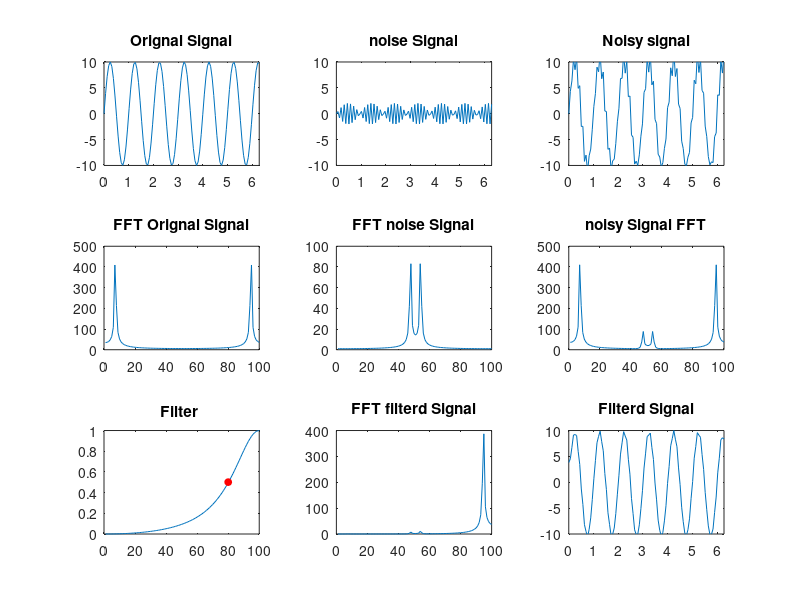

The MATLAB script that drew this image:
% 5. 1st order digital high pass filter using bi- linear technique

%
% Filter
%
clear;clc;close all;
%% load data
n=100;
A=10;
t = linspace(0,2*pi,n);
fm=1;
s = A*sin(2*pi*fm*t);   %
 
[r,n]=size(s);
 
%% add noise
% nois = wgn(1,n,0);
nois = 0.2*A*sin(2*pi*1000*t);
sn = s + nois;
 
%% define filter and filter params
fc=80;     %
 
w = linspace(0,1*pi,n);
 
wc = pi*fc/n;
 
Ac = 3;      % Ac value close to 3 gives Gcsq = 0.5
Gc = 10^(-Ac/20);
Gcsq = Gc.^2;
alph = tan(wc/2).*sqrt(1-Gcsq)./sqrt(Gcsq);
 
b0 = 1/(1+alph);
b1 = -b0;
a1 = -(1-alph)/(1+alph);
z = exp(-1i*w);
Hw = (b0 + b1*(z).^(-1))./(1+a1*(z).^(-1));
 
 
 
%% FFT os signals and filter implementation
 
snfft = ((fft(sn)));
 
sfft = ((fft(s)));
noisfft = ((fft(nois)));
filtrdfft = snfft.*abs(Hw).^2;
filtrd_rec = ifft((filtrdfft));
 
figure;
subplot(331);
plot(t,s);title('Orignal Signal');axis([0 t(end) -A A]);
subplot(332);
plot(t,nois);title('noise Signal');axis([0 t(end) -A A]);
subplot(333);
plot(t,sn);title('Noisy signal');axis([0 t(end) -A A]);
subplot(334);
plot((abs((fft(s)))));title('FFT Orignal Signal');
subplot(335);
plot((abs((fft(nois)))));title('FFT noise Signal');
subplot(336);
plot((abs((snfft))));title('noisy Signal FFT');
subplot(337);
plot(abs(Hw).^2);title('Filter ');
Hwc = interp1(w,Hw,wc);
hold on; plot(fc,abs(Hwc).^2,'ro','markerfacecolor','r','markersize',5);
subplot(338);
plot(abs(filtrdfft));title('FFT filterd Signal');
subplot(339);
 
m = max(abs(s));
recA = max(real(filtrd_rec));
plot(t,m*real(filtrd_rec)./recA);title('Filterd Signal');axis([0 t(end) -A A]);
 
